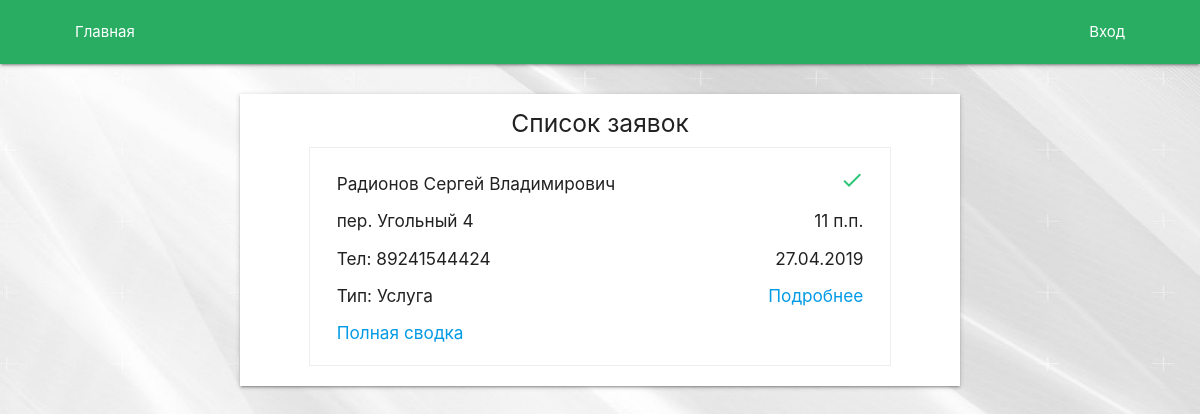
/order/list/, run on an earlier commit of the app's database.
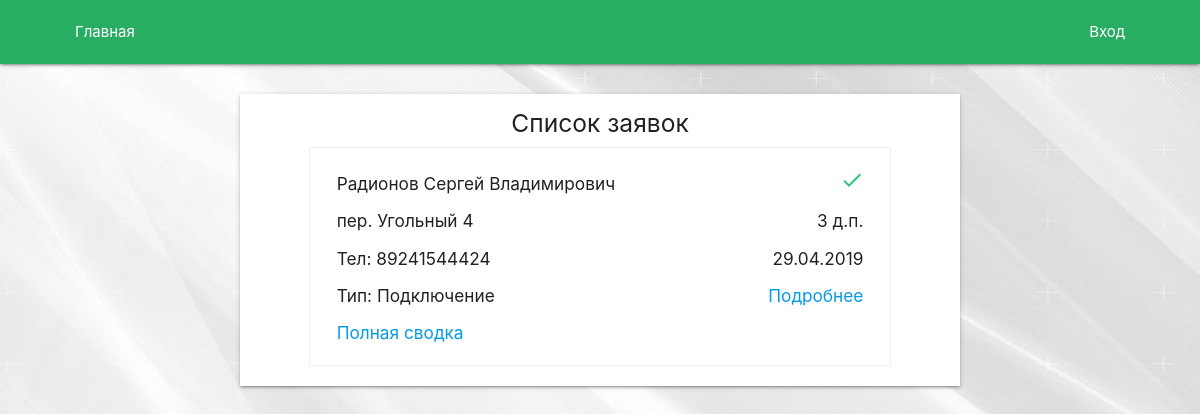
And on a later commit of the database.
### Order/models.py (models this page shows, shortened)
class Order(models.Model):
    is_complete = models.BooleanField(default=False)
    workers = models.ManyToManyField(User, null=True, blank=True)
    group = models.ForeignKey(Group, on_delete=models.PROTECT, null=True, blank=True)
    cable_number = models.CharField(max_length=32, unique=True)
    appointed_time = models.DateTimeField()
    time_start = models.DateTimeField(null=True, blank=True)
    time_end = models.DateTimeField(null=True, blank=True)
    remark = models.CharField(max_length=2048, null=True, blank=True)
    client = models.OneToOneField('Client', on_delete=models.PROTECT)
    order_type = models.ForeignKey('OrderType', models.PROTECT)
    work_type = models.ManyToManyField('WorkType', null=True, blank=True)
    materials = models.OneToOneField('UsedMaterials', models.PROTECT)

class OrderType(models.Model):
    name = models.CharField(max_length=256, unique=True)
    price = models.IntegerField()

class Client(models.Model):
    first_name = models.CharField(max_length=128)
    last_name = models.CharField(max_length=128)
    surname = models.CharField(max_length=128)
    phone = models.CharField(max_length=16)
    email = models.EmailField(null=True, blank=True)
    address = models.CharField(max_length=2048)

### Order/views.py (the view)
# urls.py: path('list/', orders_list),
def orders_list(request):
    order_list = Order.objects.all()
    return render(request, 'Order/OrdersList.html', {'order_list': order_list})

### templates/Order/OrdersList.html (shortened to what this page needs)
{% extends 'base.html' %}
{% load static %}
{% block content %}
    <div class="container">
        <div class="row">
            <form method="post">
                <div class="col s12 m10 offset-m1 l8 offset-l2 xl6 offset-xl3 order_list z-depth-1">
                    {% if order_list|length == 0 %}
                        <h5 class="center-align">Заявок нет</h5>
                    {% else %}
                        <h5 class="center-align">Список заявок</h5>
                    {% endif %}
                    {% for order in order_list %}
                        <div class="col s10 offset-s1 order {% if order.is_complete %}completed{% endif %}">
                            <div class="col s11 transparent-bg">
                                <h6>{{ order.client.last_name }} {{ order.client.first_name }} {{ order.client.surname }}</h6>
                            </div>
                            <div class="col s1 transparent-bg right-align">
                                <i class="material-icons">check</i>
                            </div>
                            <div class="col s10 transparent-bg">
                                <h6 class="address">{{ order.client.address }}</h6>
                            </div>
                            <div class="col s2 transparent-bg">
                                <h6 class="datetime right-align">{{ order.appointed_time.time }}</h6>
                            </div>
                            <div class="col s7 transparent-bg">
                                <h6>Тел: {{ order.client.phone }}</h6>
                            </div>
                            <div class="col s5 transparent-bg">
                                <h6 class="right-align">{{ order.appointed_time.date|date:"d.m.Y" }}</h6>
                            </div>
                            <div class="col s9 transparent-bg">
                                <h6>Тип: {{ order.order_type.name }}</h6>
                            </div>
                            <div class="col s3 transparent-bg">
                                <a href="{% if worker_list %}/order/fromworker/{{ order.id }}/{% else %}/order/change/{{ order.id }}/{% endif %}" class="right-align"><h6>Подробнее</h6></a>
                            </div>
                            {% if not is_worker %}
                                <div class="col s12 transparent-bg">
                                    <a href="/order/full/{{ order.id }}/"><h6>Полная сводка</h6></a>
                                </div>
                            {% endif %}
                        </div>
                    {% endfor %}
                </div>
            </form>
        </div>
    </div>
{% endblock content %}

What changed in the data, as far as the page shows it:
changed Order "Радионов": appointed_time.time "11 п.п." → "3 д.п."; appointed_time "27.04.2019" → "29.04.2019"; order_type.name "Услуга" → "Подключение"
